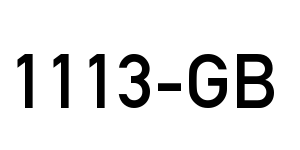
#> input picture 1113-GB.png, 300 x 150 px
$ python reg_plate_ocr.py 1113-GB.png
#> lines starting #> are read from the running program, lines starting #| are printed output that depends on the picture; after the words box and inside, x2 and y2 are one past the last pixel; in counts of white or black regions, pixels touching at a corner belong together
import cv2, sys
import numpy as np
import pytesseract

def passGuard(lt, rd):
    a, b = lt
    c, d = rd
    return abs(a - c) > 10 and abs(b - d) > 10

def draw_border(img, point1, point2, point3, point4, line_length):

    x1, y1 = point1
    x2, y2 = point2
    x3, y3 = point3
    x4, y4 = point4

    cv2.circle(img, (x1, y1), 3, (255, 0, 255), -1)    #-- top_left
    cv2.circle(img, (x2, y2), 3, (255, 0, 255), -1)    #-- bottom-left
    cv2.circle(img, (x3, y3), 3, (255, 0, 255), -1)    #-- top-right
    cv2.circle(img, (x4, y4), 3, (255, 0, 255), -1)    #-- bottom-right

    cv2.line(img, (x1, y1), (x1 , y1 + line_length), (0, 255, 0), 2)  #-- top-left
    cv2.line(img, (x1, y1), (x1 + line_length , y1), (0, 255, 0), 2)

    cv2.line(img, (x2, y2), (x2 , y2 - line_length), (0, 255, 0), 2)  #-- bottom-left
    cv2.line(img, (x2, y2), (x2 + line_length , y2), (0, 255, 0), 2)

    cv2.line(img, (x3, y3), (x3 - line_length, y3), (0, 255, 0), 2)  #-- top-right
    cv2.line(img, (x3, y3), (x3, y3 + line_length), (0, 255, 0), 2)

    cv2.line(img, (x4, y4), (x4 , y4 - line_length), (0, 255, 0), 2)  #-- bottom-right
    cv2.line(img, (x4, y4), (x4 - line_length , y4), (0, 255, 0), 2)

    return img

def order_points(pts):
	# initialzie a list of coordinates that will be ordered
	# such that the first entry in the list is the top-left,
	# the second entry is the top-right, the third is the
	# bottom-right, and the fourth is the bottom-left
	rect = np.zeros((4, 2), dtype = "float32")
	# the top-left point will have the smallest sum, whereas
	# the bottom-right point will have the largest sum
	s = pts.sum(axis = 1)
	rect[0] = pts[np.argmin(s)]
	rect[2] = pts[np.argmax(s)]
	# now, compute the difference between the points, the
	# top-right point will have the smallest difference,
	# whereas the bottom-left will have the largest difference
	diff = np.diff(pts, axis = 1)
	rect[1] = pts[np.argmin(diff)]
	rect[3] = pts[np.argmax(diff)]
	# return the ordered coordinates
	return rect

def four_point_transform(image, pts):
	# obtain a consistent order of the points and unpack them
	# individually
	rect = order_points(pts)
	(tl, tr, br, bl) = rect
	# compute the width of the new image, which will be the
	# maximum distance between bottom-right and bottom-left
	# x-coordiates or the top-right and top-left x-coordinates
	widthA = np.sqrt(((br[0] - bl[0]) ** 2) + ((br[1] - bl[1]) ** 2))
	widthB = np.sqrt(((tr[0] - tl[0]) ** 2) + ((tr[1] - tl[1]) ** 2))
	maxWidth = max(int(widthA), int(widthB))
	# compute the height of the new image, which will be the
	# maximum distance between the top-right and bottom-right
	# y-coordinates or the top-left and bottom-left y-coordinates
	heightA = np.sqrt(((tr[0] - br[0]) ** 2) + ((tr[1] - br[1]) ** 2))
	heightB = np.sqrt(((tl[0] - bl[0]) ** 2) + ((tl[1] - bl[1]) ** 2))
	maxHeight = max(int(heightA), int(heightB))
	# now that we have the dimensions of the new image, construct
	# the set of destination points to obtain a "birds eye view",
	# (i.e. top-down view) of the image, again specifying points
	# in the top-left, top-right, bottom-right, and bottom-left
	# order
	dst = np.array([
		[0, 0],
		[maxWidth - 1, 0],
		[maxWidth - 1, maxHeight - 1],
		[0, maxHeight - 1]], dtype = "float32")
	# compute the perspective transform matrix and then apply it
	M = cv2.getPerspectiveTransform(rect, dst)
	warped = cv2.warpPerspective(image, M, (maxWidth, maxHeight))
	# return the warped image
	return warped

def ocr(img):
    ret, frame = 0, img
#> frame is the input picture: shape (150, 300, 3); min 0, max 255, mean 228.9
#> ret = 0
    dst = cv2.pyrMeanShiftFiltering(frame, 10, 50)#濾波
    gray = cv2.cvtColor(dst, cv2.COLOR_BGR2GRAY)#灰度
    ret, thresh = cv2.threshold(gray, 127, 255, cv2.THRESH_BINARY)#二值化
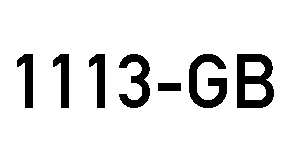
#> thresh: shape (150, 300); 89.4% white; 7 black regions
    cnts, hierarchy = cv2.findContours(thresh.copy(), cv2.RETR_TREE, cv2.CHAIN_APPROX_SIMPLE)
#> cnts = 10 contours; largest, box (x1, y1, x2, y2) and area: (0, 0, 300, 150) 44551, (236, 53, 275, 109) 1912, (188, 53, 228, 109) 1154, (118, 53, 151, 109) 889, (88, 53, 106, 109) 564

    cropped_image = None
    for i in cnts:

      #輪廓近似
      peri = cv2.arcLength(i, True)
      approx = cv2.approxPolyDP(i, 0.01*peri, True)

      if len(approx) == 4:
        beg_point = (max(approx[i][0][0] for i in range(4)),
                       max(approx[i][0][1] for i in range(4)))
        end_point = (min(approx[i][0][0] for i in range(4)),
                       min(approx[i][0][1] for i in range(4)))
        if passGuard(beg_point, end_point):
            beg_point = tuple(v + 10 for v in beg_point)
            end_point = tuple(v - 10 for v in end_point)
            color = (255, 255, 0)
            #image = cv2.rectangle(frame, beg_point, end_point, color, 2)
            points = np.array(sorted([[approx[i][0][0], approx[i][0][1]] for i in range(4)]))

            image = draw_border(frame, *points, 15)
            #xmax, ymax = beg_point
            #xmin, ymin = end_point
            #cropped_image = image[ymin:ymax, xmin:xmax]
            cropped_image = four_point_transform(frame, points)
#> this loop made 10 passes
#> (peri, approx, beg_point, end_point, a in passGuard, b in passGuard, c in passGuard, d in passGuard) on pass 1: (896, [[0, 0], [0, 149], [299, 149], [299, 0]], (309, 159), (-10, -10), 299, 149, 0, 0)
#> peri on passes 2 to 7: 63.66, 180.7, 65.31, 59.31, 283.2, 232.3
#> pass 1, in four_point_transform, `warped = cv2.warpPerspective(image, M, (maxWidth, maxHeight))`:
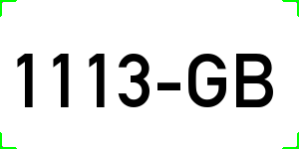
#> warped: shape (149, 299, 3); mean B, G, R 227.5, 228.8, 227.5
            #cv2.imshow("result", cropped_image)

    #final = cropped_image
    if cropped_image is not None:
        text = pytesseract.image_to_string(cropped_image, lang='eng')
        plate = text.strip()
        cv2.imshow("focus_plate", image)
        #cv2.imshow("final", final)
        return plate
    else: return None

if __name__ == '__main__':
    ocr(cv2.imread(sys.argv[1]))
#> (the call stopped at in ocr, `text = pytesseract.image_to_string(cropped_image, lang='eng')`: pytesseract is not available in this run)
